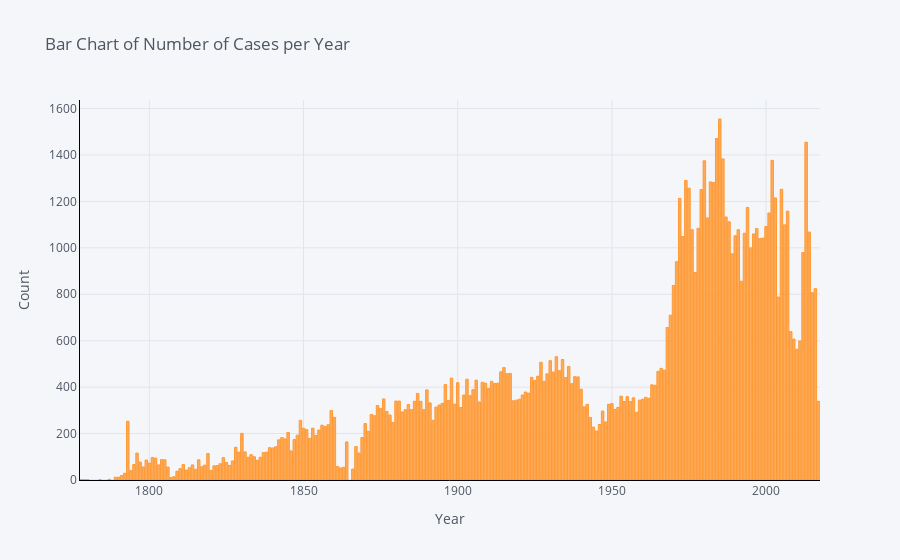

This figure's notebook cell:
### Markdown cell above
## Distribution of Cases Over Time
Lastly, we wanted to look at how the total number of cases has changed over time by looking at the distribution of cases for all of the states.

### Code cell
cf.go_offline()
cf.set_config_file(offline=False, world_readable=True)

case_text_df_new['decision_year'] = case_text_df_new['decision_date'].astype(str).str[0:4]
np.sort(case_text_df_new['decision_year'].unique())
case_text_df_new.groupby('decision_year').count()['id'].sort_values(ascending=False).iplot(kind='bar',
                                            yTitle='Count', linecolor='black', opacity=0.8,
                                            title='Bar Chart of Number of Cases per Year', xTitle='Year')
plt.show()

### Figure 1 — Plotly figure (JSON) as saved in the notebook; plotly's stock layout.template omitted (floating-point values rounded to 4 significant figures; data arrays with more than 128 entries replaced by an {"elided": "..."} marker saying what was removed)
{"data": [{"name": "id", "text": "", "y": {"elided": "233 int values"}, "marker": {"color": "rgba(255, 153, 51, 0.8)", "line": {"color": "rgba(255, 153, 51, 1.0)", "width": 1}}, "x": {"elided": "233 str values"}, "type": "bar", "orientation": "v"}], "layout": {"title": {"text": "Bar Chart of Number of Cases per Year", "font": {"color": "#4D5663"}}, "paper_bgcolor": "#F5F6F9", "plot_bgcolor": "#F5F6F9", "yaxis": {"tickfont": {"color": "#4D5663"}, "title": {"text": "Count", "font": {"color": "#4D5663"}}, "showgrid": true, "zerolinecolor": "#E1E5ED", "gridcolor": "#E1E5ED", "linecolor": "black"}, "xaxis": {"tickfont": {"color": "#4D5663"}, "title": {"text": "Year", "font": {"color": "#4D5663"}}, "showgrid": true, "zerolinecolor": "#E1E5ED", "gridcolor": "#E1E5ED", "linecolor": "black"}, "legend": {"bgcolor": "#F5F6F9", "font": {"color": "#4D5663"}}}}
